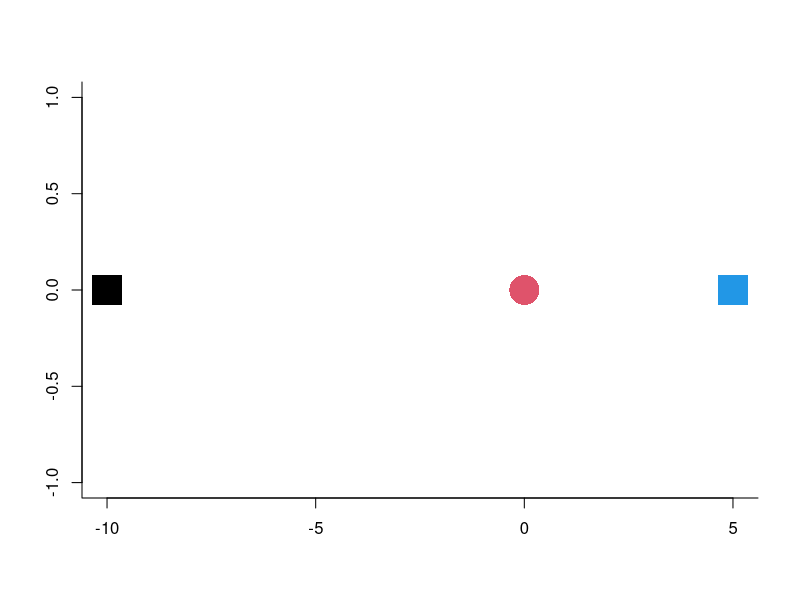
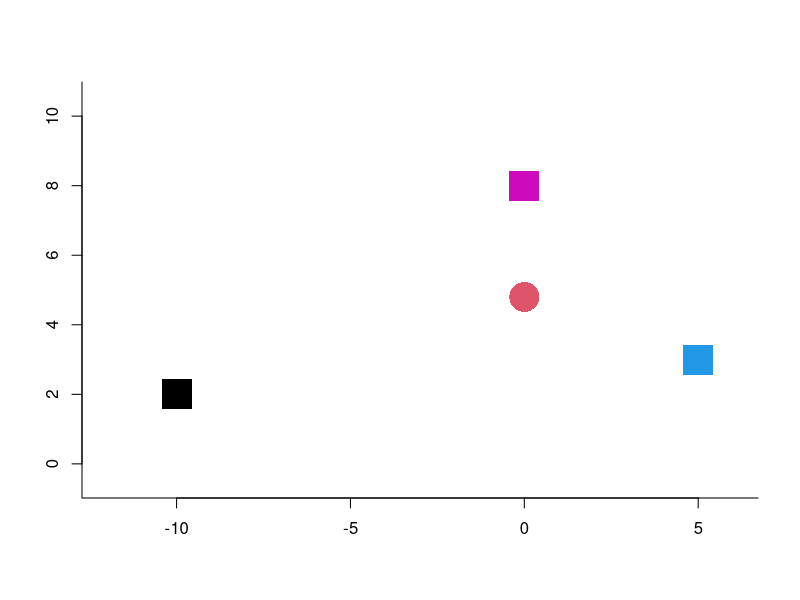
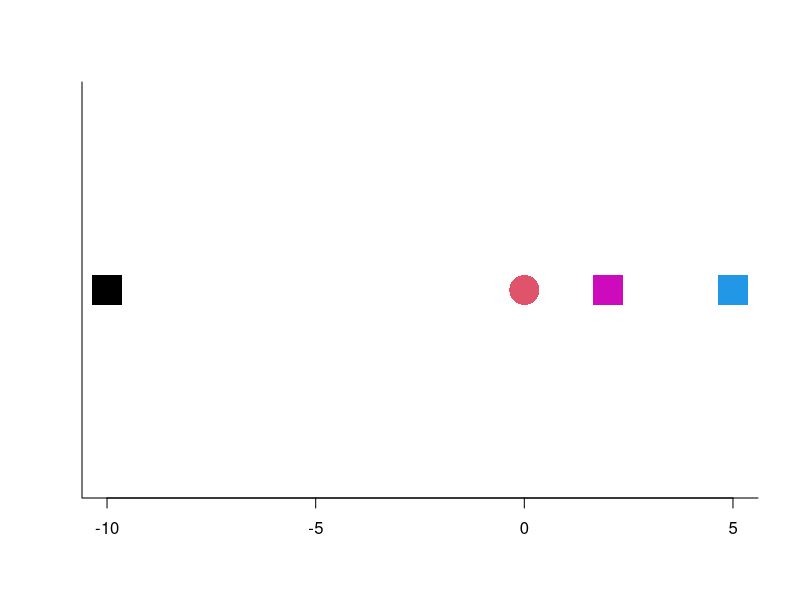
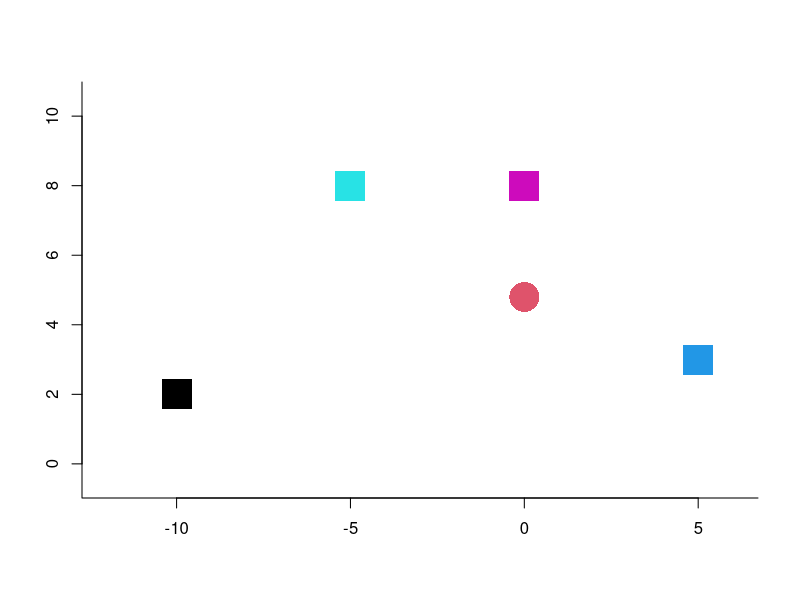

R code for these plots, in order:
## ---- chunk 1
plot(c(-10, 0, 5), c(0,0,0), pch = c(15,16,15), col = c(1,2,4),
     xlab = "", ylab = "", bty="L", cex = 4)
## ---- chunk 2

s1 <- c(-10, 2)
s2 <- c(0, 8)
s3 <- c(5, 3)

sources <- rbind(s1, s2, s3)

p <- c(0.2, 0.4, 0.4)

consumer <- p %*% sources

plot(sources[,1], sources[,2], pch = c(15,15,15), col = c(1,6,4),
     xlab = "", ylab = "", bty="L", cex = 4, asp = 1, xlim = c(-12,6),
     ylim = c(0, 10))
points(consumer[1], consumer[2], pch = 16, col = 2, cex = 4)
## ---- chunk 3
plot(c(-10, 0, 2, 5), c(0,0,0,0), pch = c(15,16,15,15), col = c(1,2,6,4),
     xlab = "", ylab = "", bty="L", cex = 4, ylim = c(-0.5, 0.5), yaxt = "n")
## ---- chunk 4

s1 <- c(-10, 2)
s2 <- c(0, 8)
s3 <- c(5, 3)
s4 <- c(-5, 8)

sources <- rbind(s1, s2, s3, s4)

p <- c(0.2, 0.4, 0.4, 0)

consumer <- p %*% sources

plot(sources[,1], sources[,2], pch = c(15,15,15, 15), col = c(1,6,4,5),
     xlab = "", ylab = "", bty="L", cex = 4, asp = 1, xlim = c(-12,6),
     ylim = c(0, 10))
points(consumer[1], consumer[2], pch = 16, col = 2, cex = 4)
